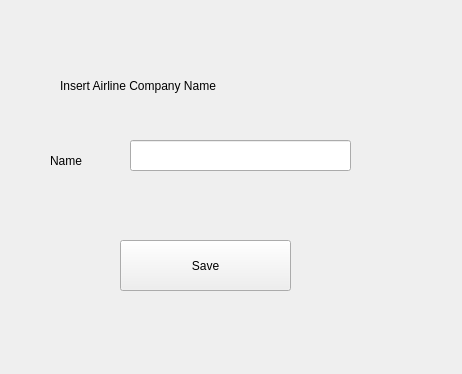
<?xml version="1.0" encoding="UTF-8"?>
<ui version="4.0">
 <class>Form</class>
 <widget class="QWidget" name="Form">
  <property name="geometry">
   <rect>
    <x>0</x>
    <y>0</y>
    <width>462</width>
    <height>374</height>
   </rect>
  </property>
  <property name="windowTitle">
   <string>Form</string>
  </property>
  <widget class="QLabel" name="label">
   <property name="geometry">
    <rect>
     <x>60</x>
     <y>70</y>
     <width>331</width>
     <height>31</height>
    </rect>
   </property>
   <property name="styleSheet">
    <string notr="true">font: 18pt &quot;MS Shell Dlg 2&quot;;</string>
   </property>
   <property name="text">
    <string>Insert Airline Company Name</string>
   </property>
  </widget>
  <widget class="QLabel" name="label_4">
   <property name="geometry">
    <rect>
     <x>50</x>
     <y>150</y>
     <width>91</width>
     <height>21</height>
    </rect>
   </property>
   <property name="styleSheet">
    <string notr="true">font: 12pt &quot;MS Shell Dlg 2&quot;;</string>
   </property>
   <property name="text">
    <string>Name</string>
   </property>
  </widget>
  <widget class="QLineEdit" name="tb1">
   <property name="geometry">
    <rect>
     <x>130</x>
     <y>140</y>
     <width>221</width>
     <height>31</height>
    </rect>
   </property>
   <property name="styleSheet">
    <string notr="true">font: 12pt &quot;MS Shell Dlg 2&quot;;</string>
   </property>
  </widget>
  <widget class="QPushButton" name="b1">
   <property name="geometry">
    <rect>
     <x>120</x>
     <y>240</y>
     <width>171</width>
     <height>51</height>
    </rect>
   </property>
   <property name="styleSheet">
    <string notr="true">font: 12pt &quot;MS Shell Dlg 2&quot;;</string>
   </property>
   <property name="text">
    <string>Save</string>
   </property>
  </widget>
 </widget>
 <resources/>
 <connections/>
</ui>
